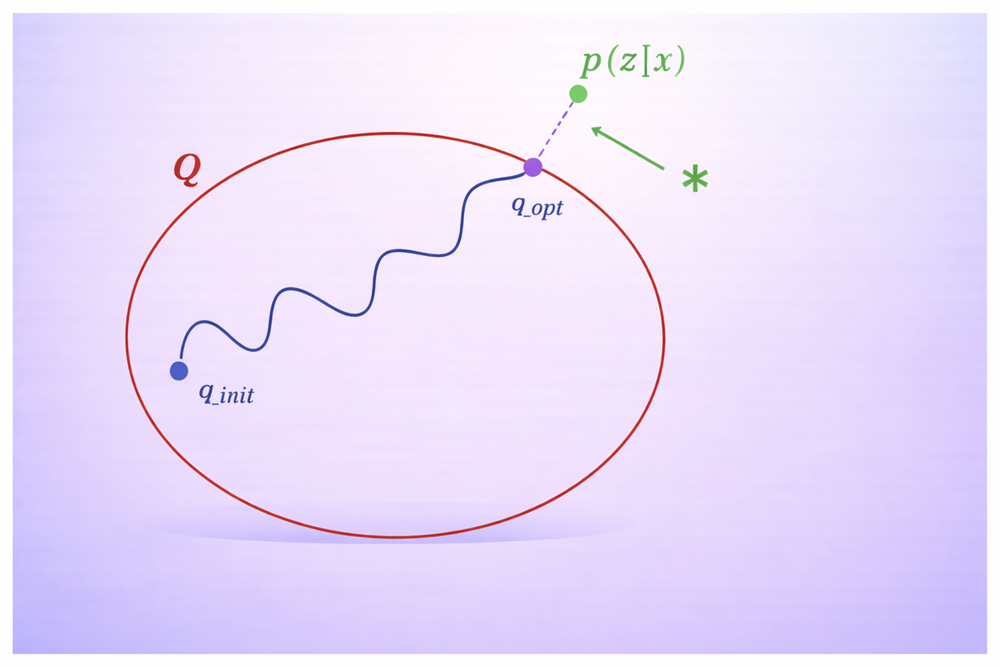
#> input picture presentation/q-space-visual.png, 1000 x 667 px, shrunk from 2048 x 1365 before the run
$ python combine_images.py
#> lines starting #> are read from the running program, lines starting #| are printed output that depends on the picture
#!/usr/bin/env python3
"""
Combine two images vertically into a single image.
Execute from scripts/ directory.
"""
from PIL import Image
import os

# Change to project root
os.chdir(r"d:\github\VI1\presentation")

# Load the two images
img1 = Image.open('q-space-visual.png')
#> img1 is the input picture: PIL image 1000x667 RGBA; mean R, G, B, A 234.1, 222, 251, 255
img2 = Image.open('q-space-bullets.png')
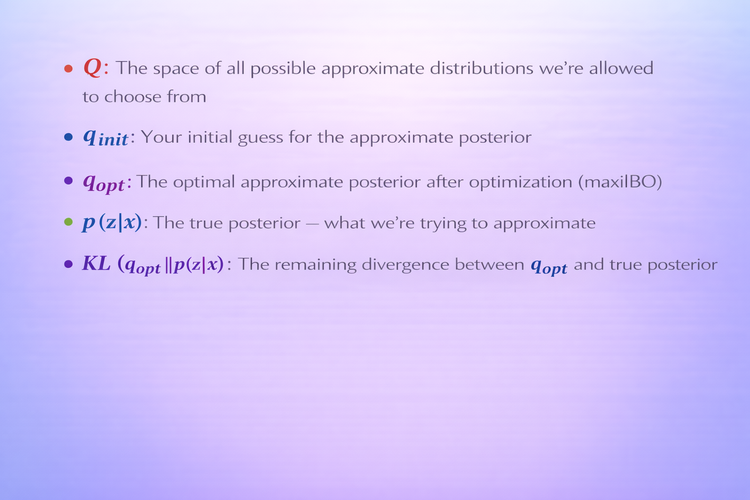
#> input picture presentation/q-space-bullets.png, 750 x 500 px, shrunk from 1536 x 1024 before the run
#> img2 is the input picture: PIL image 750x500 RGB; mean R, G, B 215.8, 201, 250.7

# Calculate dimensions for combined image
width = max(img1.width, img2.width)
#> width = 1000
height = img1.height + img2.height
#> height = 1167

# Create a new white canvas
combined = Image.new('RGB', (width, height), 'white')
#> combined: PIL image 1000x1167 RGB; every value is 255

# Paste images vertically
combined.paste(img1, (0, 0))
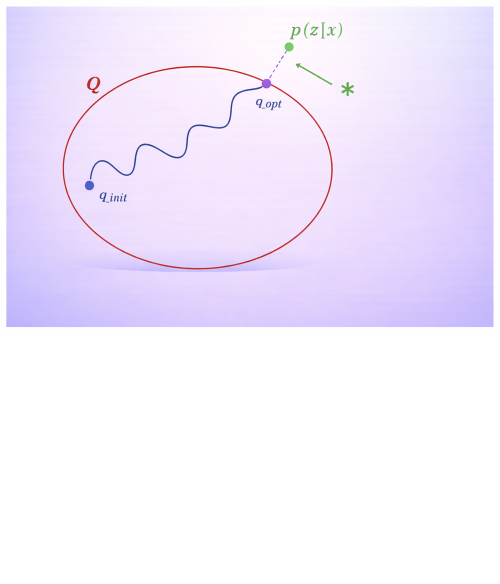
#> combined: PIL image 1000x1167 RGB (shown at 1/2 size); mean R, G, B 243.1, 236.2, 252.7
combined.paste(img2, (0, img1.height))
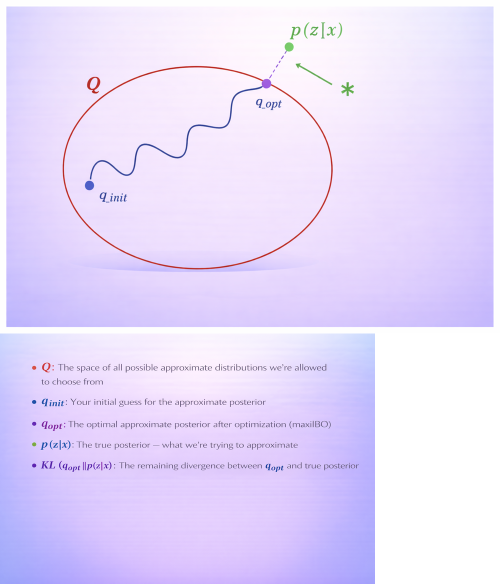
#> combined: PIL image 1000x1167 RGB (shown at 1/2 size); mean R, G, B 230.5, 218.8, 251.3

# Save the combined image
combined.save('q-space-combined.png')
print("Combined image saved as q-space-combined.png")
